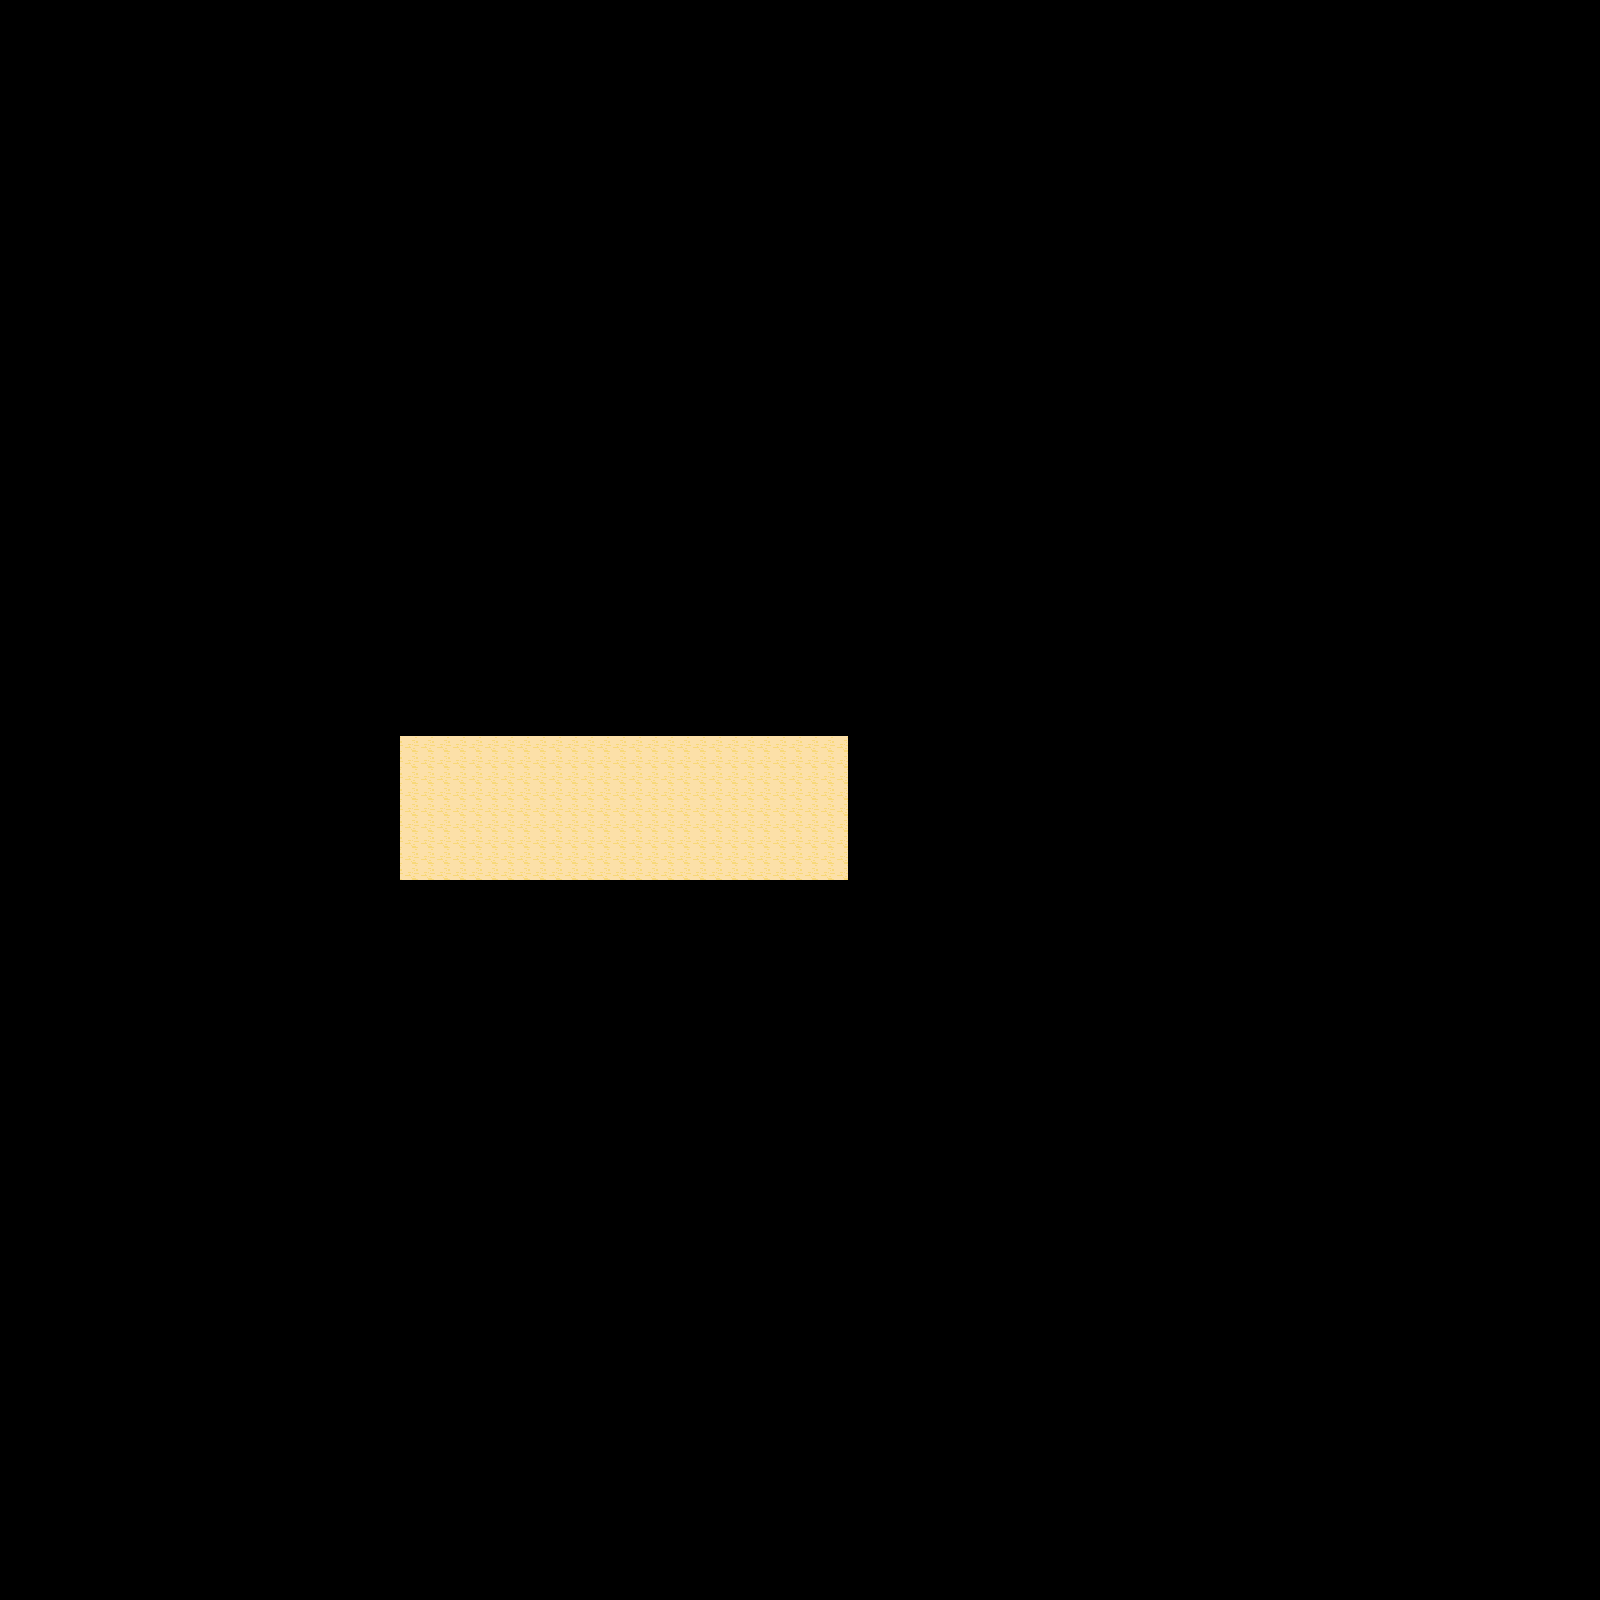

A level layout from a 2D game, rendered from its tile map. Below: a short description, then the map file with tile-grid data replaced by summaries:
An orthogonal 100x100 tile map with 16x16 px tiles, 1 tile layer (Tile Layer 1), 2 tilesets.

<map version="1.0" tiledversion="1.0.2" orientation="orthogonal" renderorder="right-down" width="100" height="100" tilewidth="16" tileheight="16" nextobjectid="1">
 <properties>
  <property name="unity:scale" type="float" value="0.1" />
 </properties>
 <tileset firstgid="1" name="SandTiles" tilewidth="16" tileheight="16" spacing="1" tilecount="1" columns="1">
  <image source="../ART LOL/Level 1 Tiles/SandTiles.png" width="16" height="16" />
 </tileset>
 <tileset firstgid="2" name="SandHUE" tilewidth="16" tileheight="16" spacing="1" tilecount="1" columns="1">
  <image source="../ART LOL/Darrells Pixel Art/Extra/SandHUE.png" width="16" height="16" />
 </tileset>
 <layer name="Tile Layer 1" width="100" height="100">
  <data>[10000 cells, 252 non-empty, 1 distinct tile ids]</data>
 </layer>
</map>
